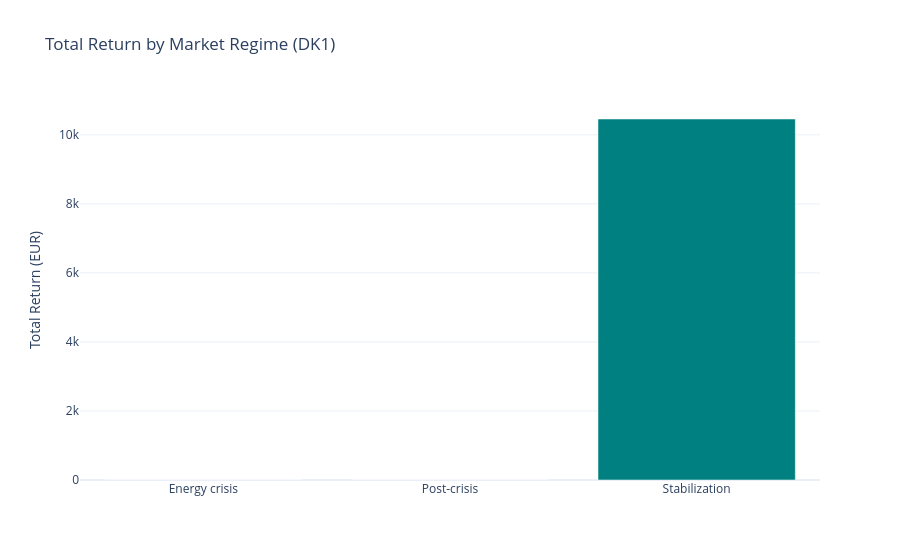

The cell this chart's notebook holds for it:
### Markdown cell above
## 5. Regime Analysis
Performance breakdown across distinct market conditions:
- **Energy Crisis**: Exteme Volatility
- **Post-Crisis**: Elevated but falling prices
- **Stabilization**: Normalized prices

### Code cell
regime_df = pd.read_csv(RESULTS_DIR / "regime_analysis.csv")

fig = go.Figure(data=[
    go.Bar(name='Total Return', x=regime_df['regime'], y=regime_df['total_return'], marker_color='teal')
])
fig.update_layout(title="Total Return by Market Regime (DK1)", yaxis_title="Total Return (EUR)", template="plotly_white")
fig.show()

### Figure 1 — Plotly figure (JSON) as saved in the notebook; plotly's stock layout.template omitted (floating-point values rounded to 4 significant figures)
{"data": [{"marker": {"color": "teal"}, "name": "Total Return", "type": "bar", "x": ["Energy crisis", "Post-crisis", "Stabilization"], "y": [0.0, 0.0, 10460.0]}], "layout": {"title": {"text": "Total Return by Market Regime (DK1)"}, "yaxis": {"title": {"text": "Total Return (EUR)"}}}}
